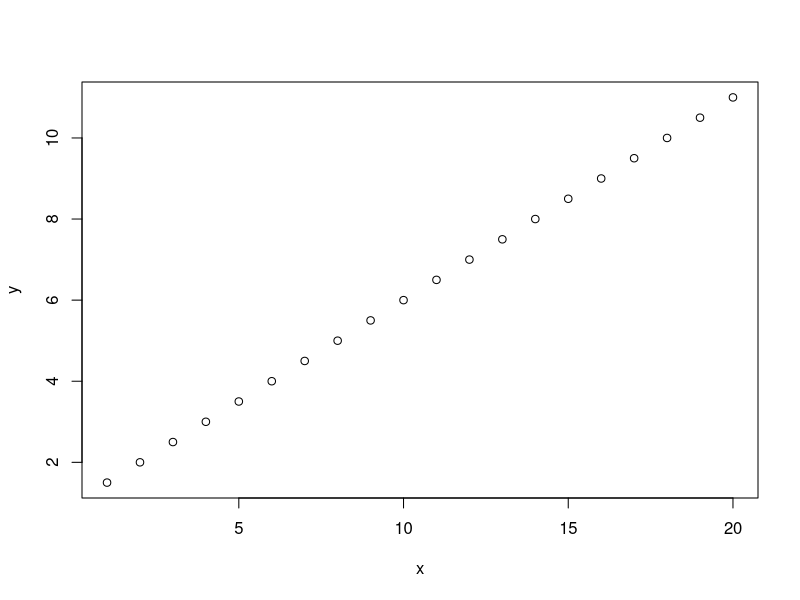
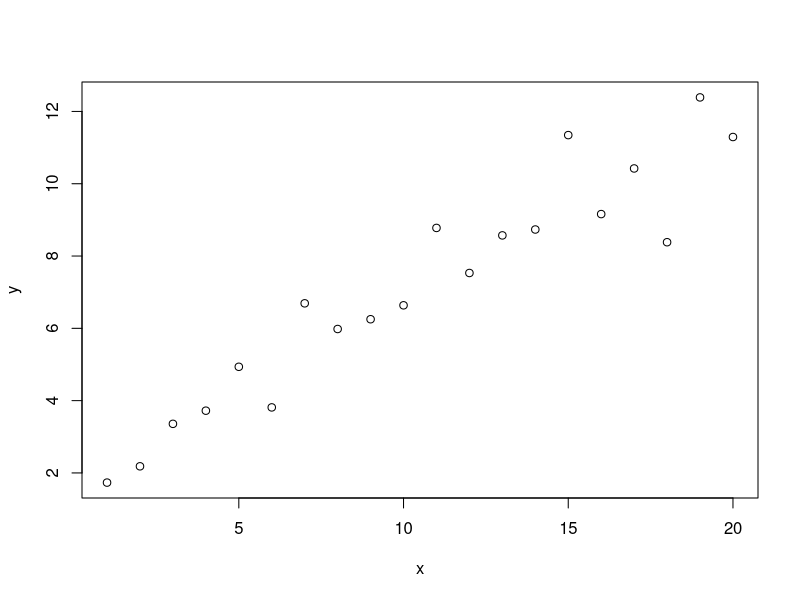
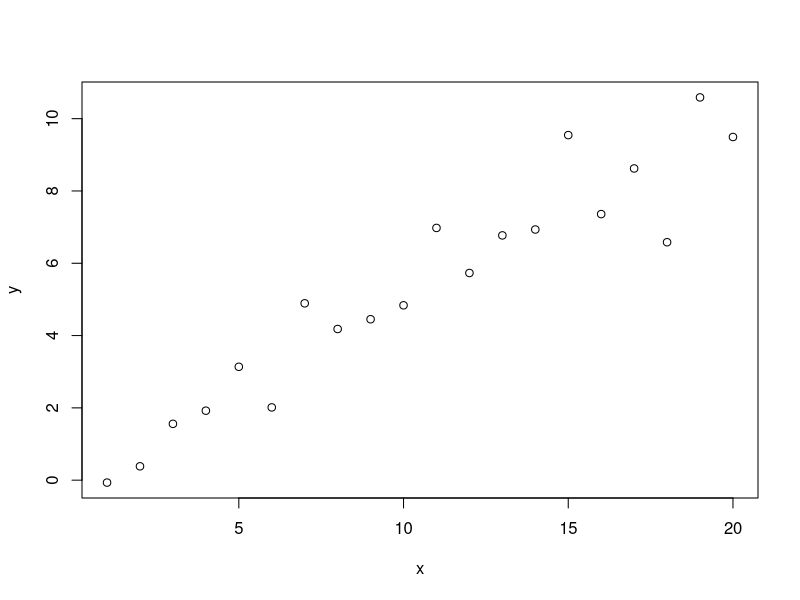
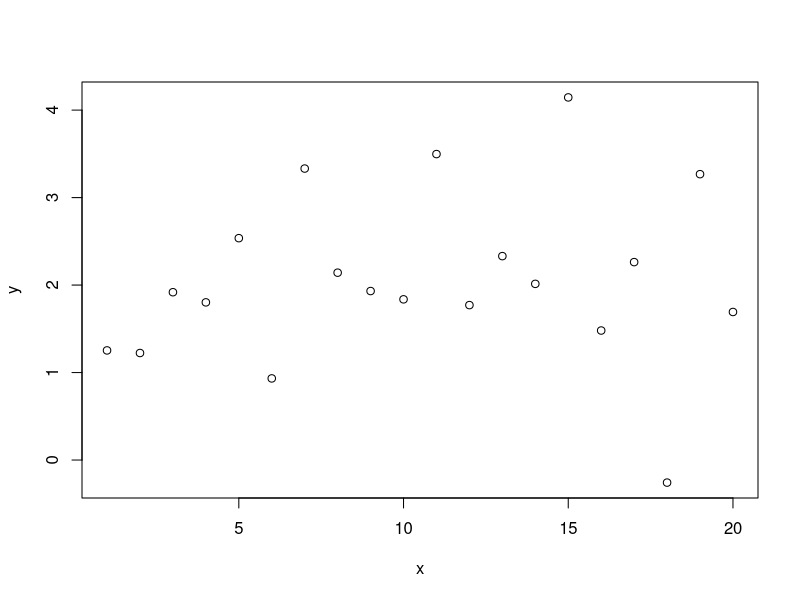

The R script that drew these images, in order:
## ---- chunk 1
x <- 1:20
y <- 0.5 * x + 1
plot(x, y)  
## ---- chunk 2
set.seed(9)
y <- 0.5 * x + 2 + rnorm(n=length(x))
plot(x, y)
## ---- chunk 3
lm1 <- lm(y ~ x)
summary(lm1)
## ---- chunk 4
set.seed(9)
y <- 0.5 * x + 0.2 + rnorm(n=length(x))
plot(x, y)
lm2 <- lm(y ~ x)
summary(lm2)
## ---- chunk 5
set.seed(9)
y <- 0.02 * x + 2 + rnorm(n=length(x))
plot(x, y)
lm3 <- lm(y ~ x)
summary(lm3)
